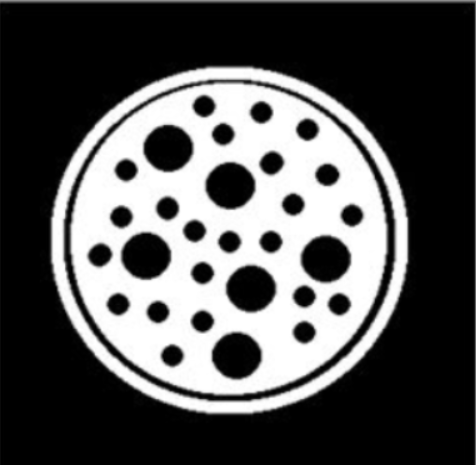
//> input picture project_code/VC_FANFUHAN_OPENCV/images/morph3.png, 476 x 465 px
$ ./VC_FANFUHAN_OPENCV077   (built with g++ and OpenCV 4)
//> lines starting //> are read from the running program, lines starting //| are printed output that depends on the picture; after the words box and inside, x2 and y2 are one past the last pixel; in counts of white or black regions, pixels touching at a corner belong together
### project_code/VC_FANFUHAN_OPENCV/VC_FANFUHAN_OPENCV003/stdafx.h
// stdafx.h : 可在此標頭檔中包含標準的系統 Include 檔，
// 或是經常使用卻很少變更的
// 專案專用 Include 檔案
//

#pragma once

#include "targetver.h"

#include <stdio.h>
#include <tchar.h>


// TODO:  在此參考您的程式所需要的其他標頭

### project_code/VC_FANFUHAN_OPENCV/VC_FANFUHAN_OPENCV077/stdafx.h
// stdafx.h : 可在此標頭檔中包含標準的系統 Include 檔，
// 或是經常使用卻很少變更的
// 專案專用 Include 檔案
//

#pragma once

#include "targetver.h"

#include <stdio.h>
#include <tchar.h>


// TODO:  在此參考您的程式所需要的其他標頭

### project_code/VC_FANFUHAN_OPENCV/VC_FANFUHAN_OPENCV077/VC_FANFUHAN_OPENCV077.cpp
// VC_FANFUHAN_OPENCV077.cpp : 定義主控台應用程式的進入點。
//
/*
// Debug | x32
通用屬性
| C/C++
|	| 一般
|		| 其他 Include 目錄 -> ..\..\opencv411_x64\include
|
| 連結器
| 	|一一般
|		|  其他程式庫目錄 -> ..\..\opencv411_x64\lib
|
| 	|一輸入
|		| 其他相依性 -> opencv_world411d.lib;%(AdditionalDependencies)

// Releas | x64
組態屬性
| C/C++
|	| 一般
|		| 其他 Include 目錄 -> ..\..\opencv411_x64\include;%(AdditionalDependencies)
|
| 連結器
| 	|一般
|		| 其他程式庫目錄 -> ..\..\opencv411_x64\lib;%(AdditionalDependencies)
|
| 	|一輸入
|		| 其他相依性 -> opencv_world411.lib;%(AdditionalDependencies)

*/

#include "stdafx.h"
#include <iostream>
#include <opencv2/opencv.hpp>
#include <opencv2/core/core.hpp>
#include <opencv2/highgui/highgui.hpp>

using namespace std;
using namespace cv;

void blur_demo(Mat &image, Mat &sum);
void edge_demo(Mat &image, Mat &sum);
int getblockSum(Mat &sum, int x1, int y1, int x2, int y2, int i);

void showHistogram(InputArray src, cv::String StrTitle);
void backProjection_demo(Mat &mat, Mat &model);
void blur3x3(Mat &src, Mat *det);

void add_salt_pepper_noise(Mat &image);
void add_gaussian_noise(Mat &image);

void USMImage(Mat src, Mat &usm, float fltPar);

void pyramid_up(Mat &image, vector<Mat> &pyramid_images, int level);
void pyramid_down(vector<Mat> &pyramid_images);

void laplaian_demo(vector<Mat> &pyramid_images, Mat &image);

void connected_component_demo(Mat &image);
void componentwithstats_demo(Mat &image);

void contours_info(Mat &image, vector<vector<Point>> &pts);
void contours_info(Mat &image, vector<vector<Point>> &pts, int threshold01, int threshold02);

void  open_demo(bool blnopen);
void  close_demo();

void sort_box(vector<Rect> &boxes);
Mat get_template(Mat &binary, vector<Rect> &rects);
void detect_defects(Mat &binary, vector<Rect> &rects, Mat &tpl, vector<Rect> &defects);

void process_frame(Mat &image, int opts);

// [107 lines left out: functions pause, main, process_frame, detect_defects, get_template, sort_box, not called in this run]

void close_demo()
{
	//讀取圖像
	Mat src = imread("../images/morph3.png");
//> src is the input picture: 465 rows x 476 cols, CV_8UC3; min 0, max 255, mean 83.5
	imshow("close_demo_input", src);

	//二值圖像
	Mat gray, binary;
	cvtColor(src, gray, COLOR_BGR2GRAY);
	threshold(gray, binary, 0, 255, THRESH_BINARY | THRESH_OTSU);
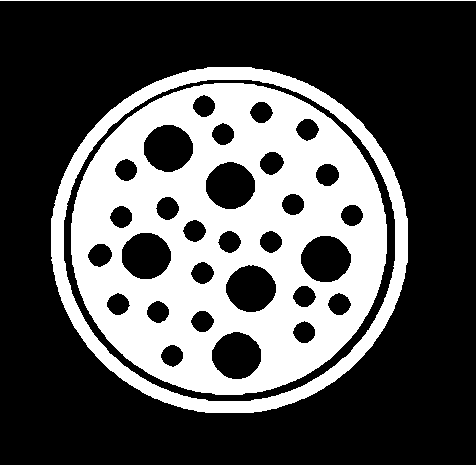
//> binary: 465 rows x 476 cols, CV_8UC1; 32.8% white; 3 white regions, box (x1, y1, x2, y2) and area: (71, 83, 387, 395) 58613, (51, 67, 408, 413) 13591, (0, 0, 476, 1) 476
	imshow("close_demo_binary", binary);

	//閉操作//
	//Mat se = getStructuringElement(MORPH_ELLIPSE, Size(30, 30), Point(-1, -1));
	//Mat se = getStructuringElement(MORPH_RECT, Size(30, 30), Point(-1 , -1));
	Mat se = getStructuringElement(MORPH_RECT, Size(35, 35), Point(-1, -1));
	morphologyEx(binary, binary, MORPH_CLOSE, se);
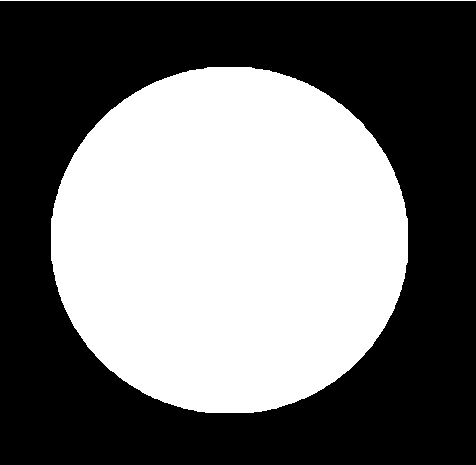
//> binary: 465 rows x 476 cols, CV_8UC1; 44.4% white; 2 white regions, box (x1, y1, x2, y2) and area: (51, 67, 408, 413) 97775, (0, 0, 476, 1) 476
	imshow("close_demo rect=35,35 ", binary);
}

// [330 lines left out: functions open_demo, contours_info, contours_info, componentwithstats_demo, connected_component_demo, laplaian_demo and 4 more, not called in this run]

/**
* 3x3 sobel 垂直边缘检测演示
*/
// [212 lines left out: functions edge_demo, getblockSum, add_gaussian_noise, add_salt_pepper_noise, blur3x3, backProjection_demo and 1 more, not called in this run]

// added to run one function of the file
int main() { close_demo(); }
